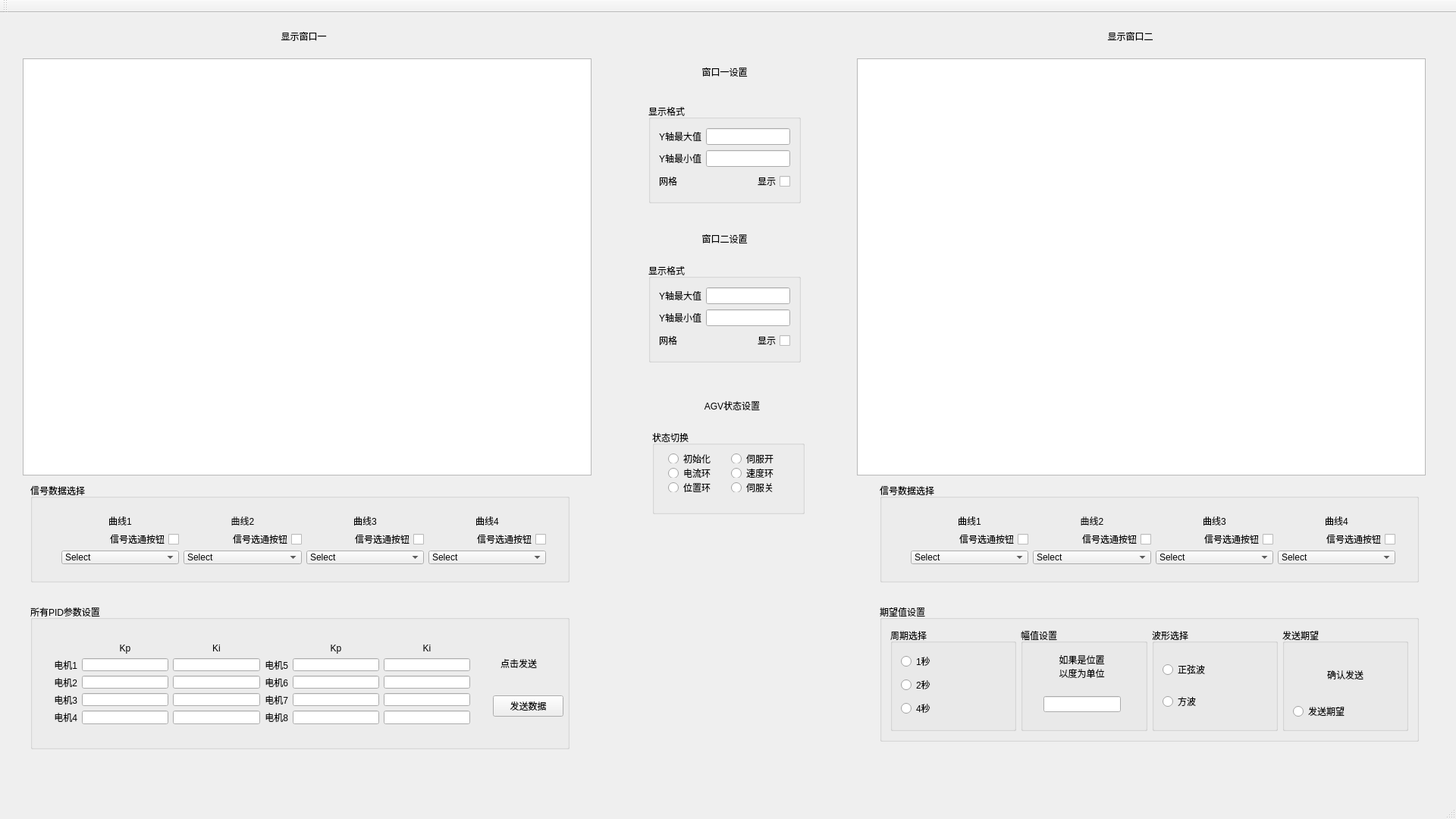
<?xml version="1.0" encoding="UTF-8"?>
<ui version="4.0">
 <class>AgvMainWindow</class>
 <widget class="QMainWindow" name="AgvMainWindow">
  <property name="geometry">
   <rect>
    <x>0</x>
    <y>0</y>
    <width>1920</width>
    <height>1080</height>
   </rect>
  </property>
  <property name="windowTitle">
   <string>AgvMainWindow</string>
  </property>
  <widget class="QWidget" name="centralWidget">
   <widget class="QChartView" name="myChartView1">
    <property name="geometry">
     <rect>
      <x>30</x>
      <y>60</y>
      <width>750</width>
      <height>550</height>
     </rect>
    </property>
   </widget>
   <widget class="QChartView" name="myChartView2">
    <property name="geometry">
     <rect>
      <x>1130</x>
      <y>60</y>
      <width>750</width>
      <height>550</height>
     </rect>
    </property>
   </widget>
   <widget class="QLabel" name="label1_1">
    <property name="geometry">
     <rect>
      <x>320</x>
      <y>10</y>
      <width>161</width>
      <height>41</height>
     </rect>
    </property>
    <property name="layoutDirection">
     <enum>Qt::LeftToRight</enum>
    </property>
    <property name="text">
     <string>显示窗口一</string>
    </property>
    <property name="alignment">
     <set>Qt::AlignCenter</set>
    </property>
   </widget>
   <widget class="QLabel" name="label2_1">
    <property name="geometry">
     <rect>
      <x>1410</x>
      <y>10</y>
      <width>161</width>
      <height>41</height>
     </rect>
    </property>
    <property name="layoutDirection">
     <enum>Qt::LeftToRight</enum>
    </property>
    <property name="text">
     <string>显示窗口二</string>
    </property>
    <property name="alignment">
     <set>Qt::AlignCenter</set>
    </property>
   </widget>
   <widget class="QGroupBox" name="groupBox1">
    <property name="geometry">
     <rect>
      <x>40</x>
      <y>620</y>
      <width>711</width>
      <height>131</height>
     </rect>
    </property>
    <property name="title">
     <string>信号数据选择</string>
    </property>
    <widget class="QWidget" name="">
     <property name="geometry">
      <rect>
       <x>30</x>
       <y>30</y>
       <width>661</width>
       <height>88</height>
      </rect>
     </property>
     <layout class="QGridLayout" name="gridLayout">
      <item row="1" column="1">
       <widget class="QCheckBox" name="curveCheckBox1_2">
        <property name="layoutDirection">
         <enum>Qt::RightToLeft</enum>
        </property>
        <property name="text">
         <string>信号选通按钮</string>
        </property>
       </widget>
      </item>
      <item row="1" column="2">
       <widget class="QCheckBox" name="curveCheckBox1_3">
        <property name="layoutDirection">
         <enum>Qt::RightToLeft</enum>
        </property>
        <property name="text">
         <string>信号选通按钮</string>
        </property>
       </widget>
      </item>
      <item row="0" column="3">
       <widget class="QLabel" name="label1_5">
        <property name="text">
         <string>曲线4
（黑色）</string>
        </property>
        <property name="alignment">
         <set>Qt::AlignCenter</set>
        </property>
       </widget>
      </item>
      <item row="1" column="3">
       <widget class="QCheckBox" name="curveCheckBox1_4">
        <property name="layoutDirection">
         <enum>Qt::RightToLeft</enum>
        </property>
        <property name="text">
         <string>信号选通按钮</string>
        </property>
       </widget>
      </item>
      <item row="2" column="3">
       <widget class="QComboBox" name="curveSelBox1_4">
        <item>
         <property name="text">
          <string>Select</string>
         </property>
        </item>
        <item>
         <property name="text">
          <string>signal</string>
         </property>
        </item>
        <item>
         <property name="text">
          <string>pos1</string>
         </property>
        </item>
        <item>
         <property name="text">
          <string>pos2</string>
         </property>
        </item>
        <item>
         <property name="text">
          <string>pos3</string>
         </property>
        </item>
        <item>
         <property name="text">
          <string>pos4</string>
         </property>
        </item>
        <item>
         <property name="text">
          <string>pos5</string>
         </property>
        </item>
        <item>
         <property name="text">
          <string>pos6</string>
         </property>
        </item>
        <item>
         <property name="text">
          <string>pos7</string>
         </property>
        </item>
        <item>
         <property name="text">
          <string>pos8</string>
         </property>
        </item>
        <item>
         <property name="text">
          <string>vel1</string>
         </property>
        </item>
        <item>
         <property name="text">
          <string>vel2</string>
         </property>
        </item>
        <item>
         <property name="text">
          <string>vel3</string>
         </property>
        </item>
        <item>
         <property name="text">
          <string>vel4</string>
         </property>
        </item>
        <item>
         <property name="text">
          <string>vel5</string>
         </property>
        </item>
        <item>
         <property name="text">
          <string>vel6</string>
         </property>
        </item>
        <item>
         <property name="text">
          <string>vel7</string>
         </property>
        </item>
        <item>
         <property name="text">
          <string>vel8</string>
         </property>
        </item>
        <item>
         <property name="text">
          <string>cur1</string>
         </property>
        </item>
        <item>
         <property name="text">
          <string>cur2</string>
         </property>
        </item>
        <item>
         <property name="text">
          <string>cur3</string>
         </property>
        </item>
        <item>
         <property name="text">
          <string>cur4</string>
         </property>
        </item>
        <item>
         <property name="text">
          <string>cur5</string>
         </property>
        </item>
        <item>
         <property name="text">
          <string>cur6</string>
         </property>
        </item>
        <item>
         <property name="text">
          <string>cur7</string>
         </property>
        </item>
        <item>
         <property name="text">
          <string>cur8</string>
         </property>
        </item>
       </widget>
      </item>
      <item row="2" column="0">
       <widget class="QComboBox" name="curveSelBox1_1">
        <item>
         <property name="text">
          <string>Select</string>
         </property>
        </item>
        <item>
         <property name="text">
          <string>signal</string>
         </property>
        </item>
        <item>
         <property name="text">
          <string>pos1</string>
         </property>
        </item>
        <item>
         <property name="text">
          <string>pos2</string>
         </property>
        </item>
        <item>
         <property name="text">
          <string>pos3</string>
         </property>
        </item>
        <item>
         <property name="text">
          <string>pos4</string>
         </property>
        </item>
        <item>
         <property name="text">
          <string>pos5</string>
         </property>
        </item>
        <item>
         <property name="text">
          <string>pos6</string>
         </property>
        </item>
        <item>
         <property name="text">
          <string>pos7</string>
         </property>
        </item>
        <item>
         <property name="text">
          <string>pos8</string>
         </property>
        </item>
        <item>
         <property name="text">
          <string>vel1</string>
         </property>
        </item>
        <item>
         <property name="text">
          <string>vel2</string>
         </property>
        </item>
        <item>
         <property name="text">
          <string>vel3</string>
         </property>
        </item>
        <item>
         <property name="text">
          <string>vel4</string>
         </property>
        </item>
        <item>
         <property name="text">
          <string>vel5</string>
         </property>
        </item>
        <item>
         <property name="text">
          <string>vel6</string>
         </property>
        </item>
        <item>
         <property name="text">
          <string>vel7</string>
         </property>
        </item>
        <item>
         <property name="text">
          <string>vel8</string>
         </property>
        </item>
        <item>
         <property name="text">
          <string>cur1</string>
         </property>
        </item>
        <item>
         <property name="text">
          <string>cur2</string>
         </property>
        </item>
        <item>
         <property name="text">
          <string>cur3</string>
         </property>
        </item>
        <item>
         <property name="text">
          <string>cur4</string>
         </property>
        </item>
        <item>
         <property name="text">
          <string>cur5</string>
         </property>
        </item>
        <item>
         <property name="text">
          <string>cur6</string>
         </property>
        </item>
        <item>
         <property name="text">
          <string>cur7</string>
         </property>
        </item>
        <item>
         <property name="text">
          <string>cur8</string>
         </property>
        </item>
       </widget>
      </item>
      <item row="1" column="0">
       <widget class="QCheckBox" name="curveCheckBox1_1">
        <property name="layoutDirection">
         <enum>Qt::RightToLeft</enum>
        </property>
        <property name="text">
         <string>信号选通按钮</string>
        </property>
       </widget>
      </item>
      <item row="2" column="1">
       <widget class="QComboBox" name="curveSelBox1_2">
        <item>
         <property name="text">
          <string>Select</string>
         </property>
        </item>
        <item>
         <property name="text">
          <string>signal</string>
         </property>
        </item>
        <item>
         <property name="text">
          <string>pos1</string>
         </property>
        </item>
        <item>
         <property name="text">
          <string>pos2</string>
         </property>
        </item>
        <item>
         <property name="text">
          <string>pos3</string>
         </property>
        </item>
        <item>
         <property name="text">
          <string>pos4</string>
         </property>
        </item>
        <item>
         <property name="text">
          <string>pos5</string>
         </property>
        </item>
        <item>
         <property name="text">
          <string>pos6</string>
         </property>
        </item>
        <item>
         <property name="text">
          <string>pos7</string>
         </property>
        </item>
        <item>
         <property name="text">
          <string>pos8</string>
         </property>
        </item>
        <item>
         <property name="text">
          <string>vel1</string>
         </property>
        </item>
        <item>
         <property name="text">
          <string>vel2</string>
         </property>
        </item>
        <item>
         <property name="text">
          <string>vel3</string>
         </property>
        </item>
        <item>
         <property name="text">
          <string>vel4</string>
         </property>
        </item>
        <item>
         <property name="text">
          <string>vel5</string>
         </property>
        </item>
        <item>
         <property name="text">
          <string>vel6</string>
         </property>
        </item>
        <item>
         <property name="text">
          <string>vel7</string>
         </property>
        </item>
        <item>
         <property name="text">
          <string>vel8</string>
         </property>
        </item>
        <item>
         <property name="text">
          <string>cur1</string>
         </property>
        </item>
        <item>
         <property name="text">
          <string>cur2</string>
         </property>
        </item>
        <item>
         <property name="text">
          <string>cur3</string>
         </property>
        </item>
        <item>
         <property name="text">
          <string>cur4</string>
         </property>
        </item>
        <item>
         <property name="text">
          <string>cur5</string>
         </property>
        </item>
        <item>
         <property name="text">
          <string>cur6</string>
         </property>
        </item>
        <item>
         <property name="text">
          <string>cur7</string>
         </property>
        </item>
        <item>
         <property name="text">
          <string>cur8</string>
         </property>
        </item>
       </widget>
      </item>
      <item row="0" column="0">
       <widget class="QLabel" name="label1_2">
        <property name="text">
         <string>曲线1
（红色）</string>
        </property>
        <property name="alignment">
         <set>Qt::AlignCenter</set>
        </property>
       </widget>
      </item>
      <item row="0" column="1">
       <widget class="QLabel" name="label1_3">
        <property name="text">
         <string>曲线2
（橙色）</string>
        </property>
        <property name="alignment">
         <set>Qt::AlignCenter</set>
        </property>
       </widget>
      </item>
      <item row="2" column="2">
       <widget class="QComboBox" name="curveSelBox1_3">
        <item>
         <property name="text">
          <string>Select</string>
         </property>
        </item>
        <item>
         <property name="text">
          <string>signal</string>
         </property>
        </item>
        <item>
         <property name="text">
          <string>pos1</string>
         </property>
        </item>
        <item>
         <property name="text">
          <string>pos2</string>
         </property>
        </item>
        <item>
         <property name="text">
          <string>pos3</string>
         </property>
        </item>
        <item>
         <property name="text">
          <string>pos4</string>
         </property>
        </item>
        <item>
         <property name="text">
          <string>pos5</string>
         </property>
        </item>
        <item>
         <property name="text">
          <string>pos6</string>
         </property>
        </item>
        <item>
         <property name="text">
          <string>pos7</string>
         </property>
        </item>
        <item>
         <property name="text">
          <string>pos8</string>
         </property>
        </item>
        <item>
         <property name="text">
          <string>vel1</string>
         </property>
        </item>
        <item>
         <property name="text">
          <string>vel2</string>
         </property>
        </item>
        <item>
         <property name="text">
          <string>vel3</string>
         </property>
        </item>
        <item>
         <property name="text">
          <string>vel4</string>
         </property>
        </item>
        <item>
         <property name="text">
          <string>vel5</string>
         </property>
        </item>
        <item>
         <property name="text">
          <string>vel6</string>
         </property>
        </item>
        <item>
         <property name="text">
          <string>vel7</string>
         </property>
        </item>
        <item>
         <property name="text">
          <string>vel8</string>
         </property>
        </item>
        <item>
         <property name="text">
          <string>cur1</string>
         </property>
        </item>
        <item>
         <property name="text">
          <string>cur2</string>
         </property>
        </item>
        <item>
         <property name="text">
          <string>cur3</string>
         </property>
        </item>
        <item>
         <property name="text">
          <string>cur4</string>
         </property>
        </item>
        <item>
         <property name="text">
          <string>cur5</string>
         </property>
        </item>
        <item>
         <property name="text">
          <string>cur6</string>
         </property>
        </item>
        <item>
         <property name="text">
          <string>cur7</string>
         </property>
        </item>
        <item>
         <property name="text">
          <string>cur8</string>
         </property>
        </item>
       </widget>
      </item>
      <item row="0" column="2">
       <widget class="QLabel" name="label1_4">
        <property name="text">
         <string>曲线3
（棕色）</string>
        </property>
        <property name="alignment">
         <set>Qt::AlignCenter</set>
        </property>
       </widget>
      </item>
     </layout>
    </widget>
   </widget>
   <widget class="QGroupBox" name="groupBox_2">
    <property name="geometry">
     <rect>
      <x>1160</x>
      <y>620</y>
      <width>711</width>
      <height>131</height>
     </rect>
    </property>
    <property name="title">
     <string>信号数据选择</string>
    </property>
    <widget class="QWidget" name="layoutWidget">
     <property name="geometry">
      <rect>
       <x>30</x>
       <y>30</y>
       <width>661</width>
       <height>88</height>
      </rect>
     </property>
     <layout class="QGridLayout" name="gridLayout_2">
      <item row="1" column="1">
       <widget class="QCheckBox" name="curveCheckBox2_2">
        <property name="layoutDirection">
         <enum>Qt::RightToLeft</enum>
        </property>
        <property name="text">
         <string>信号选通按钮</string>
        </property>
       </widget>
      </item>
      <item row="1" column="2">
       <widget class="QCheckBox" name="curveCheckBox2_3">
        <property name="layoutDirection">
         <enum>Qt::RightToLeft</enum>
        </property>
        <property name="text">
         <string>信号选通按钮</string>
        </property>
       </widget>
      </item>
      <item row="0" column="3">
       <widget class="QLabel" name="label2_5">
        <property name="text">
         <string>曲线4
（黑色）</string>
        </property>
        <property name="alignment">
         <set>Qt::AlignCenter</set>
        </property>
       </widget>
      </item>
      <item row="1" column="3">
       <widget class="QCheckBox" name="curveCheckBox2_4">
        <property name="layoutDirection">
         <enum>Qt::RightToLeft</enum>
        </property>
        <property name="text">
         <string>信号选通按钮</string>
        </property>
       </widget>
      </item>
      <item row="2" column="3">
       <widget class="QComboBox" name="curveSelBox2_4">
        <item>
         <property name="text">
          <string>Select</string>
         </property>
        </item>
        <item>
         <property name="text">
          <string>signal</string>
         </property>
        </item>
        <item>
         <property name="text">
          <string>pos1</string>
         </property>
        </item>
        <item>
         <property name="text">
          <string>pos2</string>
         </property>
        </item>
        <item>
         <property name="text">
          <string>pos3</string>
         </property>
        </item>
        <item>
         <property name="text">
          <string>pos4</string>
         </property>
        </item>
        <item>
         <property name="text">
          <string>pos5</string>
         </property>
        </item>
        <item>
         <property name="text">
          <string>pos6</string>
         </property>
        </item>
        <item>
         <property name="text">
          <string>pos7</string>
         </property>
        </item>
        <item>
         <property name="text">
          <string>pos8</string>
         </property>
        </item>
        <item>
         <property name="text">
          <string>vel1</string>
         </property>
        </item>
        <item>
         <property name="text">
          <string>vel2</string>
         </property>
        </item>
        <item>
         <property name="text">
          <string>vel3</string>
         </property>
        </item>
        <item>
         <property name="text">
          <string>vel4</string>
         </property>
        </item>
        <item>
         <property name="text">
          <string>vel5</string>
         </property>
        </item>
        <item>
         <property name="text">
          <string>vel6</string>
         </property>
        </item>
        <item>
         <property name="text">
          <string>vel7</string>
         </property>
        </item>
        <item>
         <property name="text">
          <string>vel8</string>
         </property>
        </item>
        <item>
         <property name="text">
          <string>cur1</string>
         </property>
        </item>
        <item>
         <property name="text">
          <string>cur2</string>
         </property>
        </item>
        <item>
         <property name="text">
          <string>cur3</string>
         </property>
        </item>
        <item>
         <property name="text">
          <string>cur4</string>
         </property>
        </item>
        <item>
         <property name="text">
          <string>cur5</string>
         </property>
        </item>
        <item>
         <property name="text">
          <string>cur6</string>
         </property>
        </item>
        <item>
         <property name="text">
          <string>cur7</string>
         </property>
        </item>
        <item>
         <property name="text">
          <string>cur8</string>
         </property>
        </item>
       </widget>
      </item>
      <item row="2" column="0">
       <widget class="QComboBox" name="curveSelBox2_1">
        <item>
         <property name="text">
          <string>Select</string>
         </property>
        </item>
        <item>
         <property name="text">
          <string>signal</string>
         </property>
        </item>
        <item>
         <property name="text">
          <string>pos1</string>
         </property>
        </item>
        <item>
         <property name="text">
          <string>pos2</string>
         </property>
        </item>
        <item>
         <property name="text">
          <string>pos3</string>
         </property>
        </item>
        <item>
         <property name="text">
          <string>pos4</string>
         </property>
        </item>
        <item>
         <property name="text">
          <string>pos5</string>
         </property>
        </item>
        <item>
         <property name="text">
          <string>pos6</string>
         </property>
        </item>
        <item>
         <property name="text">
          <string>pos7</string>
         </property>
        </item>
        <item>
         <property name="text">
          <string>pos8</string>
         </property>
        </item>
        <item>
         <property name="text">
          <string>vel1</string>
         </property>
        </item>
        <item>
         <property name="text">
          <string>vel2</string>
         </property>
        </item>
        <item>
         <property name="text">
          <string>vel3</string>
         </property>
        </item>
        <item>
         <property name="text">
          <string>vel4</string>
         </property>
        </item>
        <item>
         <property name="text">
          <string>vel5</string>
         </property>
        </item>
        <item>
         <property name="text">
          <string>vel6</string>
         </property>
        </item>
        <item>
         <property name="text">
          <string>vel7</string>
         </property>
        </item>
        <item>
         <property name="text">
          <string>vel8</string>
         </property>
        </item>
        <item>
         <property name="text">
          <string>cur1</string>
         </property>
        </item>
        <item>
         <property name="text">
          <string>cur2</string>
         </property>
        </item>
        <item>
         <property name="text">
          <string>cur3</string>
         </property>
        </item>
        <item>
         <property name="text">
          <string>cur4</string>
         </property>
        </item>
        <item>
         <property name="text">
          <string>cur5</string>
         </property>
        </item>
        <item>
         <property name="text">
          <string>cur6</string>
         </property>
        </item>
        <item>
         <property name="text">
          <string>cur7</string>
         </property>
        </item>
        <item>
         <property name="text">
          <string>cur8</string>
         </property>
        </item>
       </widget>
      </item>
      <item row="1" column="0">
       <widget class="QCheckBox" name="curveCheckBox2_1">
        <property name="layoutDirection">
         <enum>Qt::RightToLeft</enum>
        </property>
        <property name="text">
         <string>信号选通按钮</string>
        </property>
       </widget>
      </item>
      <item row="2" column="1">
       <widget class="QComboBox" name="curveSelBox2_2">
        <item>
         <property name="text">
          <string>Select</string>
         </property>
        </item>
        <item>
         <property name="text">
          <string>signal</string>
         </property>
        </item>
        <item>
         <property name="text">
          <string>pos1</string>
         </property>
        </item>
        <item>
         <property name="text">
          <string>pos2</string>
         </property>
        </item>
        <item>
         <property name="text">
          <string>pos3</string>
         </property>
        </item>
        <item>
         <property name="text">
          <string>pos4</string>
         </property>
        </item>
        <item>
         <property name="text">
          <string>pos5</string>
         </property>
        </item>
        <item>
         <property name="text">
          <string>pos6</string>
         </property>
        </item>
        <item>
         <property name="text">
          <string>pos7</string>
         </property>
        </item>
        <item>
         <property name="text">
          <string>pos8</string>
         </property>
        </item>
        <item>
         <property name="text">
          <string>vel1</string>
         </property>
        </item>
        <item>
         <property name="text">
          <string>vel2</string>
         </property>
        </item>
        <item>
         <property name="text">
          <string>vel3</string>
         </property>
        </item>
        <item>
         <property name="text">
          <string>vel4</string>
         </property>
        </item>
        <item>
         <property name="text">
          <string>vel5</string>
         </property>
        </item>
        <item>
         <property name="text">
          <string>vel6</string>
         </property>
        </item>
        <item>
         <property name="text">
          <string>vel7</string>
         </property>
        </item>
        <item>
         <property name="text">
          <string>vel8</string>
         </property>
        </item>
        <item>
         <property name="text">
          <string>cur1</string>
         </property>
        </item>
        <item>
         <property name="text">
          <string>cur2</string>
         </property>
        </item>
        <item>
         <property name="text">
          <string>cur3</string>
         </property>
        </item>
        <item>
         <property name="text">
          <string>cur4</string>
         </property>
        </item>
        <item>
         <property name="text">
          <string>cur5</string>
         </property>
        </item>
        <item>
         <property name="text">
          <string>cur6</string>
         </property>
        </item>
        <item>
         <property name="text">
          <string>cur7</string>
         </property>
        </item>
        <item>
         <property name="text">
          <string>cur8</string>
         </property>
        </item>
       </widget>
      </item>
      <item row="0" column="0">
       <widget class="QLabel" name="label2_2">
        <property name="text">
         <string>曲线1
（红色）</string>
        </property>
        <property name="alignment">
         <set>Qt::AlignCenter</set>
        </property>
       </widget>
      </item>
      <item row="0" column="1">
       <widget class="QLabel" name="label2_3">
        <property name="text">
         <string>曲线2
（橙色）</string>
        </property>
        <property name="alignment">
         <set>Qt::AlignCenter</set>
        </property>
       </widget>
      </item>
      <item row="2" column="2">
       <widget class="QComboBox" name="curveSelBox2_3">
        <item>
         <property name="text">
          <string>Select</string>
         </property>
        </item>
        <item>
         <property name="text">
          <string>signal</string>
         </property>
        </item>
        <item>
         <property name="text">
          <string>pos1</string>
         </property>
        </item>
        <item>
         <property name="text">
          <string>pos2</string>
         </property>
        </item>
        <item>
         <property name="text">
          <string>pos3</string>
         </property>
        </item>
        <item>
         <property name="text">
          <string>pos4</string>
         </property>
        </item>
        <item>
         <property name="text">
          <string>pos5</string>
         </property>
        </item>
        <item>
         <property name="text">
          <string>pos6</string>
         </property>
        </item>
        <item>
         <property name="text">
          <string>pos7</string>
         </property>
        </item>
        <item>
         <property name="text">
          <string>pos8</string>
         </property>
        </item>
        <item>
         <property name="text">
          <string>vel1</string>
         </property>
        </item>
        <item>
         <property name="text">
          <string>vel2</string>
         </property>
        </item>
        <item>
         <property name="text">
          <string>vel3</string>
         </property>
        </item>
        <item>
         <property name="text">
          <string>vel4</string>
         </property>
        </item>
        <item>
         <property name="text">
          <string>vel5</string>
         </property>
        </item>
        <item>
         <property name="text">
          <string>vel6</string>
         </property>
        </item>
        <item>
         <property name="text">
          <string>vel7</string>
         </property>
        </item>
        <item>
         <property name="text">
          <string>vel8</string>
         </property>
        </item>
        <item>
         <property name="text">
          <string>cur1</string>
         </property>
        </item>
        <item>
         <property name="text">
          <string>cur2</string>
         </property>
        </item>
        <item>
         <property name="text">
          <string>cur3</string>
         </property>
        </item>
        <item>
         <property name="text">
          <string>cur4</string>
         </property>
        </item>
        <item>
         <property name="text">
          <string>cur5</string>
         </property>
        </item>
        <item>
         <property name="text">
          <string>cur6</string>
         </property>
        </item>
        <item>
         <property name="text">
          <string>cur7</string>
         </property>
        </item>
        <item>
         <property name="text">
          <string>cur8</string>
         </property>
        </item>
       </widget>
      </item>
      <item row="0" column="2">
       <widget class="QLabel" name="label2_4">
        <property name="text">
         <string>曲线3
（棕色）</string>
        </property>
        <property name="alignment">
         <set>Qt::AlignCenter</set>
        </property>
       </widget>
      </item>
     </layout>
    </widget>
   </widget>
   <widget class="QGroupBox" name="groupBox_6">
    <property name="geometry">
     <rect>
      <x>855</x>
      <y>120</y>
      <width>201</width>
      <height>131</height>
     </rect>
    </property>
    <property name="title">
     <string>显示格式</string>
    </property>
    <layout class="QGridLayout" name="gridLayout_4">
     <item row="0" column="0">
      <widget class="QLabel" name="label1_13">
       <property name="text">
        <string>Y轴最大值</string>
       </property>
      </widget>
     </item>
     <item row="0" column="1">
      <widget class="QLineEdit" name="AxisYMax"/>
     </item>
     <item row="1" column="0">
      <widget class="QLabel" name="label1_14">
       <property name="text">
        <string>Y轴最小值</string>
       </property>
      </widget>
     </item>
     <item row="1" column="1">
      <widget class="QLineEdit" name="AxisYMin"/>
     </item>
     <item row="2" column="0">
      <widget class="QLabel" name="label1_15">
       <property name="text">
        <string>网格</string>
       </property>
      </widget>
     </item>
     <item row="2" column="1">
      <widget class="QCheckBox" name="GridLine">
       <property name="layoutDirection">
        <enum>Qt::RightToLeft</enum>
       </property>
       <property name="text">
        <string>显示</string>
       </property>
      </widget>
     </item>
    </layout>
   </widget>
   <widget class="QGroupBox" name="groupBox_7">
    <property name="geometry">
     <rect>
      <x>855</x>
      <y>330</y>
      <width>201</width>
      <height>131</height>
     </rect>
    </property>
    <property name="title">
     <string>显示格式</string>
    </property>
    <layout class="QGridLayout" name="gridLayout_5">
     <item row="2" column="0">
      <widget class="QLabel" name="label2_15">
       <property name="text">
        <string>网格</string>
       </property>
      </widget>
     </item>
     <item row="0" column="0">
      <widget class="QLabel" name="label2_13">
       <property name="text">
        <string>Y轴最大值</string>
       </property>
      </widget>
     </item>
     <item row="0" column="1">
      <widget class="QLineEdit" name="AxisYMax_2"/>
     </item>
     <item row="1" column="0">
      <widget class="QLabel" name="label2_14">
       <property name="text">
        <string>Y轴最小值</string>
       </property>
      </widget>
     </item>
     <item row="2" column="1">
      <widget class="QCheckBox" name="GridLine_2">
       <property name="layoutDirection">
        <enum>Qt::RightToLeft</enum>
       </property>
       <property name="text">
        <string>显示</string>
       </property>
      </widget>
     </item>
     <item row="1" column="1">
      <widget class="QLineEdit" name="AxisYMin_2"/>
     </item>
    </layout>
   </widget>
   <widget class="QLabel" name="label1_6">
    <property name="geometry">
     <rect>
      <x>900</x>
      <y>70</y>
      <width>111</width>
      <height>16</height>
     </rect>
    </property>
    <property name="text">
     <string>窗口一设置</string>
    </property>
    <property name="alignment">
     <set>Qt::AlignCenter</set>
    </property>
   </widget>
   <widget class="QLabel" name="label2_6">
    <property name="geometry">
     <rect>
      <x>900</x>
      <y>290</y>
      <width>111</width>
      <height>16</height>
     </rect>
    </property>
    <property name="text">
     <string>窗口二设置</string>
    </property>
    <property name="alignment">
     <set>Qt::AlignCenter</set>
    </property>
   </widget>
   <widget class="QGroupBox" name="groupBox">
    <property name="geometry">
     <rect>
      <x>40</x>
      <y>780</y>
      <width>711</width>
      <height>191</height>
     </rect>
    </property>
    <property name="title">
     <string>所有PID参数设置</string>
    </property>
    <widget class="QWidget" name="">
     <property name="geometry">
      <rect>
       <x>20</x>
       <y>40</y>
       <width>571</width>
       <height>129</height>
      </rect>
     </property>
     <layout class="QGridLayout" name="gridLayout_3">
      <item row="2" column="4">
       <widget class="QLineEdit" name="kpLineEdit2_2"/>
      </item>
      <item row="1" column="1">
       <widget class="QLineEdit" name="kpLineEdit1_1"/>
      </item>
      <item row="0" column="4">
       <widget class="QLabel" name="label2_11">
        <property name="text">
         <string>Kp</string>
        </property>
        <property name="alignment">
         <set>Qt::AlignCenter</set>
        </property>
       </widget>
      </item>
      <item row="3" column="0">
       <widget class="QLabel" name="label1_9">
        <property name="text">
         <string>电机3</string>
        </property>
        <property name="alignment">
         <set>Qt::AlignRight|Qt::AlignTrailing|Qt::AlignVCenter</set>
        </property>
       </widget>
      </item>
      <item row="3" column="5">
       <widget class="QLineEdit" name="kiLineEdit2_3"/>
      </item>
      <item row="2" column="2">
       <widget class="QLineEdit" name="kiLineEdit1_2"/>
      </item>
      <item row="4" column="2">
       <widget class="QLineEdit" name="kiLineEdit1_4"/>
      </item>
      <item row="4" column="5">
       <widget class="QLineEdit" name="kiLineEdit2_4"/>
      </item>
      <item row="2" column="5">
       <widget class="QLineEdit" name="kiLineEdit2_2"/>
      </item>
      <item row="2" column="3">
       <widget class="QLabel" name="label2_8">
        <property name="text">
         <string>电机6</string>
        </property>
        <property name="alignment">
         <set>Qt::AlignRight|Qt::AlignTrailing|Qt::AlignVCenter</set>
        </property>
       </widget>
      </item>
      <item row="3" column="4">
       <widget class="QLineEdit" name="kpLineEdit2_3"/>
      </item>
      <item row="4" column="4">
       <widget class="QLineEdit" name="kpLineEdit2_4"/>
      </item>
      <item row="0" column="5">
       <widget class="QLabel" name="label2_12">
        <property name="layoutDirection">
         <enum>Qt::LeftToRight</enum>
        </property>
        <property name="text">
         <string>Ki</string>
        </property>
        <property name="alignment">
         <set>Qt::AlignCenter</set>
        </property>
       </widget>
      </item>
      <item row="3" column="1">
       <widget class="QLineEdit" name="kpLineEdit1_3"/>
      </item>
      <item row="1" column="0">
       <widget class="QLabel" name="label1_7">
        <property name="text">
         <string>电机1</string>
        </property>
        <property name="alignment">
         <set>Qt::AlignRight|Qt::AlignTrailing|Qt::AlignVCenter</set>
        </property>
       </widget>
      </item>
      <item row="2" column="0">
       <widget class="QLabel" name="label1_8">
        <property name="text">
         <string>电机2</string>
        </property>
        <property name="alignment">
         <set>Qt::AlignRight|Qt::AlignTrailing|Qt::AlignVCenter</set>
        </property>
       </widget>
      </item>
      <item row="0" column="1">
       <widget class="QLabel" name="label1_11">
        <property name="text">
         <string>Kp</string>
        </property>
        <property name="alignment">
         <set>Qt::AlignCenter</set>
        </property>
       </widget>
      </item>
      <item row="1" column="2">
       <widget class="QLineEdit" name="kiLineEdit1_1"/>
      </item>
      <item row="4" column="3">
       <widget class="QLabel" name="label2_10">
        <property name="text">
         <string>电机8</string>
        </property>
        <property name="alignment">
         <set>Qt::AlignRight|Qt::AlignTrailing|Qt::AlignVCenter</set>
        </property>
       </widget>
      </item>
      <item row="1" column="4">
       <widget class="QLineEdit" name="kpLineEdit2_1"/>
      </item>
      <item row="3" column="2">
       <widget class="QLineEdit" name="kiLineEdit1_3"/>
      </item>
      <item row="1" column="5">
       <widget class="QLineEdit" name="kiLineEdit2_1"/>
      </item>
      <item row="1" column="3">
       <widget class="QLabel" name="label2_7">
        <property name="text">
         <string>电机5</string>
        </property>
        <property name="alignment">
         <set>Qt::AlignRight|Qt::AlignTrailing|Qt::AlignVCenter</set>
        </property>
       </widget>
      </item>
      <item row="2" column="1">
       <widget class="QLineEdit" name="kpLineEdit1_2"/>
      </item>
      <item row="4" column="0">
       <widget class="QLabel" name="label1_10">
        <property name="text">
         <string>电机4</string>
        </property>
        <property name="alignment">
         <set>Qt::AlignRight|Qt::AlignTrailing|Qt::AlignVCenter</set>
        </property>
       </widget>
      </item>
      <item row="4" column="1">
       <widget class="QLineEdit" name="kpLineEdit1_4"/>
      </item>
      <item row="3" column="3">
       <widget class="QLabel" name="label2_9">
        <property name="text">
         <string>电机7</string>
        </property>
        <property name="alignment">
         <set>Qt::AlignRight|Qt::AlignTrailing|Qt::AlignVCenter</set>
        </property>
       </widget>
      </item>
      <item row="0" column="2">
       <widget class="QLabel" name="label1_12">
        <property name="layoutDirection">
         <enum>Qt::LeftToRight</enum>
        </property>
        <property name="text">
         <string>Ki</string>
        </property>
        <property name="alignment">
         <set>Qt::AlignCenter</set>
        </property>
       </widget>
      </item>
     </layout>
    </widget>
    <widget class="QLabel" name="label0_2">
     <property name="geometry">
      <rect>
       <x>620</x>
       <y>70</y>
       <width>72</width>
       <height>15</height>
      </rect>
     </property>
     <property name="text">
      <string>点击发送</string>
     </property>
    </widget>
    <widget class="QPushButton" name="pushButton">
     <property name="geometry">
      <rect>
       <x>610</x>
       <y>120</y>
       <width>93</width>
       <height>28</height>
      </rect>
     </property>
     <property name="text">
      <string>发送数据</string>
     </property>
    </widget>
   </widget>
   <widget class="QGroupBox" name="groupBox_3">
    <property name="geometry">
     <rect>
      <x>860</x>
      <y>550</y>
      <width>201</width>
      <height>111</height>
     </rect>
    </property>
    <property name="title">
     <string>状态切换</string>
    </property>
    <widget class="QWidget" name="">
     <property name="geometry">
      <rect>
       <x>10</x>
       <y>20</y>
       <width>181</width>
       <height>73</height>
      </rect>
     </property>
     <layout class="QGridLayout" name="gridLayout_6">
      <item row="0" column="0">
       <widget class="QRadioButton" name="radioButtom0_1">
        <property name="text">
         <string>初始化</string>
        </property>
       </widget>
      </item>
      <item row="0" column="1">
       <widget class="QRadioButton" name="radioButtom0_2">
        <property name="text">
         <string>伺服开</string>
        </property>
       </widget>
      </item>
      <item row="1" column="0">
       <widget class="QRadioButton" name="radioButtom0_3">
        <property name="text">
         <string>电流环</string>
        </property>
       </widget>
      </item>
      <item row="1" column="1">
       <widget class="QRadioButton" name="radioButtom0_4">
        <property name="text">
         <string>速度环</string>
        </property>
       </widget>
      </item>
      <item row="2" column="0">
       <widget class="QRadioButton" name="radioButtom0_5">
        <property name="text">
         <string>位置环</string>
        </property>
       </widget>
      </item>
      <item row="2" column="1">
       <widget class="QRadioButton" name="radioButtom0_6">
        <property name="text">
         <string>伺服关</string>
        </property>
       </widget>
      </item>
     </layout>
    </widget>
   </widget>
   <widget class="QLabel" name="label0_1">
    <property name="geometry">
     <rect>
      <x>910</x>
      <y>510</y>
      <width>111</width>
      <height>16</height>
     </rect>
    </property>
    <property name="text">
     <string>AGV状态设置</string>
    </property>
    <property name="alignment">
     <set>Qt::AlignCenter</set>
    </property>
   </widget>
   <widget class="QGroupBox" name="groupBox_4">
    <property name="geometry">
     <rect>
      <x>1160</x>
      <y>780</y>
      <width>711</width>
      <height>181</height>
     </rect>
    </property>
    <property name="title">
     <string>期望值设置</string>
    </property>
    <layout class="QGridLayout" name="gridLayout_10">
     <item row="0" column="0">
      <widget class="QGroupBox" name="groupBox_5">
       <property name="title">
        <string>周期选择</string>
       </property>
       <layout class="QGridLayout" name="gridLayout_7">
        <item row="0" column="0">
         <widget class="QRadioButton" name="radioButtom0_7">
          <property name="text">
           <string>1秒</string>
          </property>
         </widget>
        </item>
        <item row="1" column="0">
         <widget class="QRadioButton" name="radioButtom0_8">
          <property name="text">
           <string>2秒</string>
          </property>
         </widget>
        </item>
        <item row="2" column="0">
         <widget class="QRadioButton" name="radioButtom0_9">
          <property name="text">
           <string>4秒</string>
          </property>
         </widget>
        </item>
       </layout>
      </widget>
     </item>
     <item row="0" column="1">
      <widget class="QGroupBox" name="groupBox_8">
       <property name="title">
        <string>幅值设置</string>
       </property>
       <widget class="QLineEdit" name="ampLineEdit0_1">
        <property name="geometry">
         <rect>
          <x>30</x>
          <y>90</y>
          <width>102</width>
          <height>21</height>
         </rect>
        </property>
       </widget>
       <widget class="QLabel" name="label0_3">
        <property name="geometry">
         <rect>
          <x>30</x>
          <y>30</y>
          <width>101</width>
          <height>41</height>
         </rect>
        </property>
        <property name="text">
         <string>如果是位置
以度为单位</string>
        </property>
        <property name="alignment">
         <set>Qt::AlignCenter</set>
        </property>
       </widget>
      </widget>
     </item>
     <item row="0" column="2">
      <widget class="QGroupBox" name="groupBox_9">
       <property name="title">
        <string>波形选择</string>
       </property>
       <layout class="QGridLayout" name="gridLayout_8">
        <item row="0" column="0">
         <widget class="QRadioButton" name="radioButton_10">
          <property name="text">
           <string>正弦波</string>
          </property>
         </widget>
        </item>
        <item row="1" column="0">
         <widget class="QRadioButton" name="radioButtom0_11">
          <property name="text">
           <string>方波</string>
          </property>
         </widget>
        </item>
       </layout>
      </widget>
     </item>
     <item row="0" column="3">
      <widget class="QGroupBox" name="groupBox_10">
       <property name="title">
        <string>发送期望</string>
       </property>
       <layout class="QGridLayout" name="gridLayout_9">
        <item row="0" column="0">
         <widget class="QLabel" name="label0_4">
          <property name="text">
           <string>确认发送</string>
          </property>
          <property name="alignment">
           <set>Qt::AlignCenter</set>
          </property>
         </widget>
        </item>
        <item row="1" column="0">
         <widget class="QRadioButton" name="radioButtom0_12">
          <property name="text">
           <string>发送期望</string>
          </property>
         </widget>
        </item>
       </layout>
      </widget>
     </item>
    </layout>
   </widget>
  </widget>
  <widget class="QMenuBar" name="menuBar">
   <property name="geometry">
    <rect>
     <x>0</x>
     <y>0</y>
     <width>1920</width>
     <height>26</height>
    </rect>
   </property>
  </widget>
  <widget class="QToolBar" name="mainToolBar">
   <attribute name="toolBarArea">
    <enum>TopToolBarArea</enum>
   </attribute>
   <attribute name="toolBarBreak">
    <bool>false</bool>
   </attribute>
  </widget>
  <widget class="QStatusBar" name="statusBar"/>
 </widget>
 <layoutdefault spacing="6" margin="11"/>
 <customwidgets>
  <customwidget>
   <class>QChartView</class>
   <extends>QListView</extends>
   <header location="global">qchartview.h</header>
  </customwidget>
 </customwidgets>
 <resources/>
 <connections/>
</ui>
